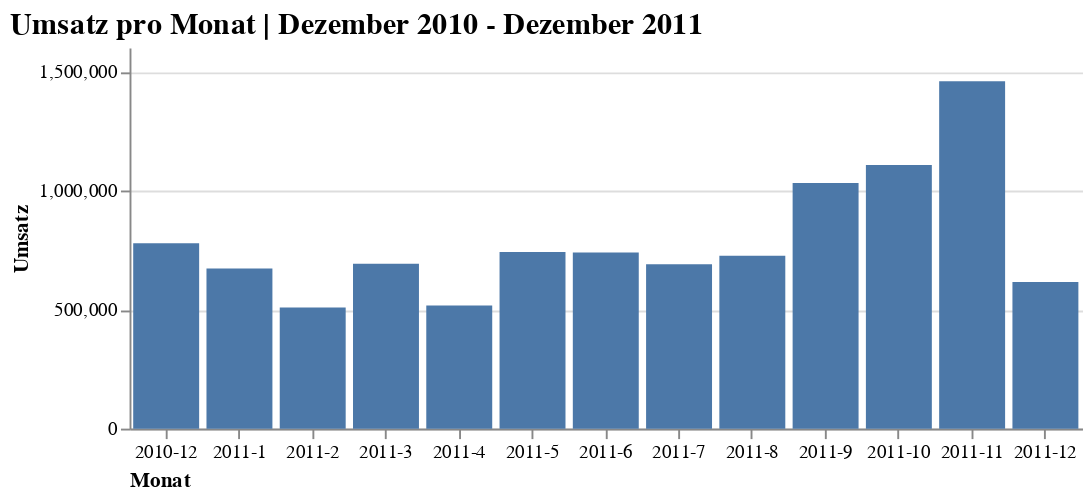

Write notebook code for a chart like this one.
### Code cell
# Visualisierung der umsatzstärksten Kunden
alt.Chart(df_plot).mark_bar().encode(
    x=alt.X("Year_Month",
            sort = ["2010-12","2011-1","2011-2","2011-3","2011-4"],
            axis=alt.Axis(title="Monat", 
                          labelAngle=0,
                          titleAnchor="start",
                          grid=False)),
    y=alt.Y("TotalPrice",
            sort="-x", 
            axis=alt.Axis(title = "Umsatz",
                          titleAnchor="middle"))
).properties(
    title="Umsatz pro Monat | Dezember 2010 - Dezember 2011",
    width=500,
    height=200
).configure_view(
    strokeWidth=0
).configure_title( 
    fontSize=16,
    font='Arial',
    color='black',
    anchor='start'
)

### Figure 1 — Vega-Lite specification as saved in the notebook (floating-point values rounded to 4 significant figures)
{"config": {"view": {"continuousWidth": 400, "continuousHeight": 300, "strokeWidth": 0}, "title": {"anchor": "start", "color": "black", "font": "Arial", "fontSize": 16}}, "data": {"name": "data-4d67b128327afb69be27e7a42ea3a129"}, "mark": "bar", "encoding": {"x": {"type": "nominal", "axis": {"grid": false, "labelAngle": 0, "title": "Monat", "titleAnchor": "start"}, "field": "Year_Month", "sort": ["2010-12", "2011-1", "2011-2", "2011-3", "2011-4"]}, "y": {"type": "quantitative", "axis": {"title": "Umsatz", "titleAnchor": "middle"}, "field": "TotalPrice", "sort": "-x"}}, "height": 200, "title": "Umsatz pro Monat | Dezember 2010 - Dezember 2011", "width": 500, "$schema": "https://vega.github.io/schema/vega-lite/v4.8.1.json", "datasets": {"data-4d67b128327afb69be27e7a42ea3a129": [{"Quantity": 361838, "UnitPrice": 158000.0, "TotalPrice": 778600.0, "Weekday": 103093, "Day": 421020, "Year": 2010, "Month": 12, "Year_Month": "2010-12"}, {"Quantity": 396362, "UnitPrice": 114200.0, "TotalPrice": 672200.0, "Weekday": 78729, "Day": 567653, "Year": 2011, "Month": 1, "Year_Month": "2011-1"}, {"Quantity": 286391, "UnitPrice": 95610.0, "TotalPrice": 509200.0, "Weekday": 60294, "Day": 402300, "Year": 2011, "Month": 2, "Year_Month": "2011-2"}, {"Quantity": 383511, "UnitPrice": 123800.0, "TotalPrice": 691900.0, "Weekday": 82681, "Day": 607352, "Year": 2011, "Month": 3, "Year_Month": "2011-3"}, {"Quantity": 311884, "UnitPrice": 96340.0, "TotalPrice": 516700.0, "Weekday": 64839, "Day": 417946, "Year": 2011, "Month": 4, "Year_Month": "2011-4"}, {"Quantity": 398279, "UnitPrice": 124700.0, "TotalPrice": 741700.0, "Weekday": 91341, "Day": 548459, "Year": 2011, "Month": 5, "Year_Month": "2011-5"}, {"Quantity": 393967, "UnitPrice": 121100.0, "TotalPrice": 739400.0, "Weekday": 88259, "Day": 542362, "Year": 2011, "Month": 6, "Year_Month": "2011-6"}, {"Quantity": 407121, "UnitPrice": 116900.0, "TotalPrice": 689900.0, "Weekday": 93724, "Day": 605509, "Year": 2011, "Month": 7, "Year_Month": "2011-7"}, {"Quantity": 424696, "UnitPrice": 108500.0, "TotalPrice": 726000.0, "Weekday": 79440, "Day": 551175, "Year": 2011, "Month": 8, "Year_Month": "2011-8"}, {"Quantity": 573808, "UnitPrice": 151700.0, "TotalPrice": 1031000.0, "Weekday": 135230, "Day": 823463, "Year": 2011, "Month": 9, "Year_Month": "2011-9"}, {"Quantity": 627086, "UnitPrice": 182600.0, "TotalPrice": 1107000.0, "Weekday": 137293, "Day": 974163, "Year": 2011, "Month": 10, "Year_Month": "2011-10"}, {"Quantity": 766392, "UnitPrice": 257500.0, "TotalPrice": 1459000.0, "Weekday": 213236, "Day": 1354271, "Year": 2011, "Month": 11, "Year_Month": "2011-11"}, {"Quantity": 314090, "UnitPrice": 80170.0, "TotalPrice": 615700.0, "Weekday": 60947, "Day": 132666, "Year": 2011, "Month": 12, "Year_Month": "2011-12"}]}}
